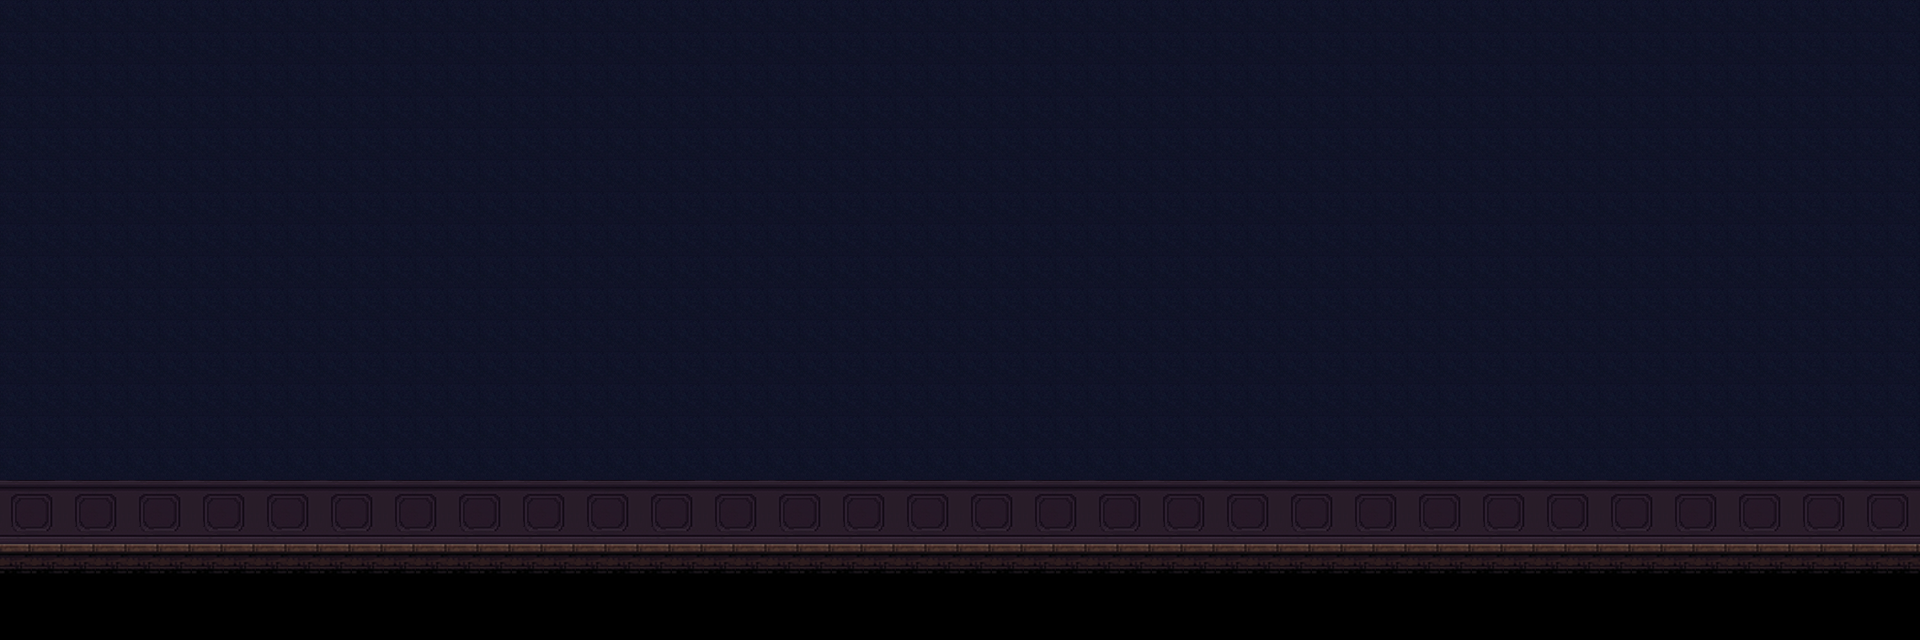

Rendered tile map (Tiled .tmx) drawn with the repository's tilesets; below, a short description and the map source with its tile grids summarised:
An orthogonal 60x20 tile map with 32x32 px tiles, 2 tile layers (ground, wall), 3 tilesets and 27 objects (11x book, 6x light, 4x web, 2x table, puzzle, ...).

<map version="1.10" tiledversion="1.12.1" orientation="orthogonal" renderorder="right-down" width="60" height="20" tilewidth="32" tileheight="32" infinite="0" nextlayerid="9" nextobjectid="109">
 <tileset firstgid="1" source="wall.tsx" />
 <tileset firstgid="33" source="ground.tsx" />
 <tileset firstgid="37" source="objects.tsx" />
 <layer id="2" name="ground" width="60" height="20">
  <data>[1200 cells, 180 non-empty, 2 distinct tile ids]</data>
 </layer>
 <layer id="3" name="wall" width="60" height="20">
  <data>[1200 cells, 1020 non-empty, 5 distinct tile ids]</data>
 </layer>
 <objectgroup id="6" name="objects">
  <object id="76" name="no_lamp" type="light" gid="63" x="64.6667" y="192" width="64" height="64" />
  <object id="79" name="lamp" type="light" gid="60" x="1091.33" y="189.333" width="64" height="64" />
  <object id="80" name="no_lamp" type="light" gid="63" x="708" y="192.667" width="64" height="64" />
  <object id="81" name="no_lamp" type="light" gid="63" x="1412" y="190" width="64" height="64" />
  <object id="82" name="no_lamp" type="light" gid="63" x="1725.33" y="189.333" width="64" height="64" />
  <object id="83" name="items_puzzle" type="puzzle" gid="59" x="898" y="447.333" width="190" height="137.667" />
  <object id="84" name="lamp" type="light" gid="60" x="384.364" y="187.636" width="64" height="64" />
  <object id="85" name="main_door" type="door" gid="61" x="61" y="542" width="234" height="300" />
  <object id="88" name="study_table" type="table" gid="76" x="1211.67" y="543" width="337" height="114.667" />
  <object id="89" name="simple_table" type="table" gid="75" x="509.333" y="544.667" width="244" height="100" />
  <object id="90" name="bookpile_1" type="book" gid="52" x="408" y="542.667" width="57" height="39" />
  <object id="91" name="bookpile_1" type="book" gid="52" x="1413.33" y="427.333" width="57" height="39" />
  <object id="92" name="bookpile_1" type="book" gid="52" x="1738.67" y="544" width="57" height="39" />
  <object id="93" name="bookpile_1" type="book" gid="52" x="754.667" y="544" width="57" height="39" />
  <object id="94" name="bookpile_2" type="book" gid="53" x="883" y="544" width="59" height="39" />
  <object id="95" name="bookpile_2" type="book" gid="53" x="535" y="446.667" width="59" height="39" />
  <object id="96" name="bookpile_3" type="book" gid="54" x="761.667" y="505.667" width="63" height="29" />
  <object id="104" name="bookpile_3" type="book" gid="54" x="1473" y="427.667" width="63" height="29" />
  <object id="97" name="bookpile_4" type="book" gid="55" x="955.667" y="544.667" width="47" height="52" />
  <object id="98" name="bookpile_4" type="book" gid="55" x="1309" y="544" width="47" height="52" />
  <object id="99" name="bookpile_4" type="book" gid="55" x="1804.33" y="545.333" width="47" height="52" />
  <object id="87" name="web1" type="web" gid="2147483725" x="1828" y="87.6667" width="99" height="91.3333" />
  <object id="86" name="web1" type="web" gid="77" x="-2.66667" y="127.667" width="129" height="130" />
  <object id="101" name="web2" type="web" gid="78" x="1" y="543.667" width="94" height="117" />
  <object id="102" name="web4" type="web" gid="80" x="579" y="447.667" width="35" height="45" />
  <object id="105" name="manuscript1" type="manuscript" gid="62" x="1311.33" y="420.333" width="45.3333" height="52.3333" />
 </objectgroup>
 <objectgroup id="8" name="spawn">
  <object id="108" name="spawn" type="player" gid="81" x="94.6667" y="544" width="162.667" height="168" />
 </objectgroup>
</map>
